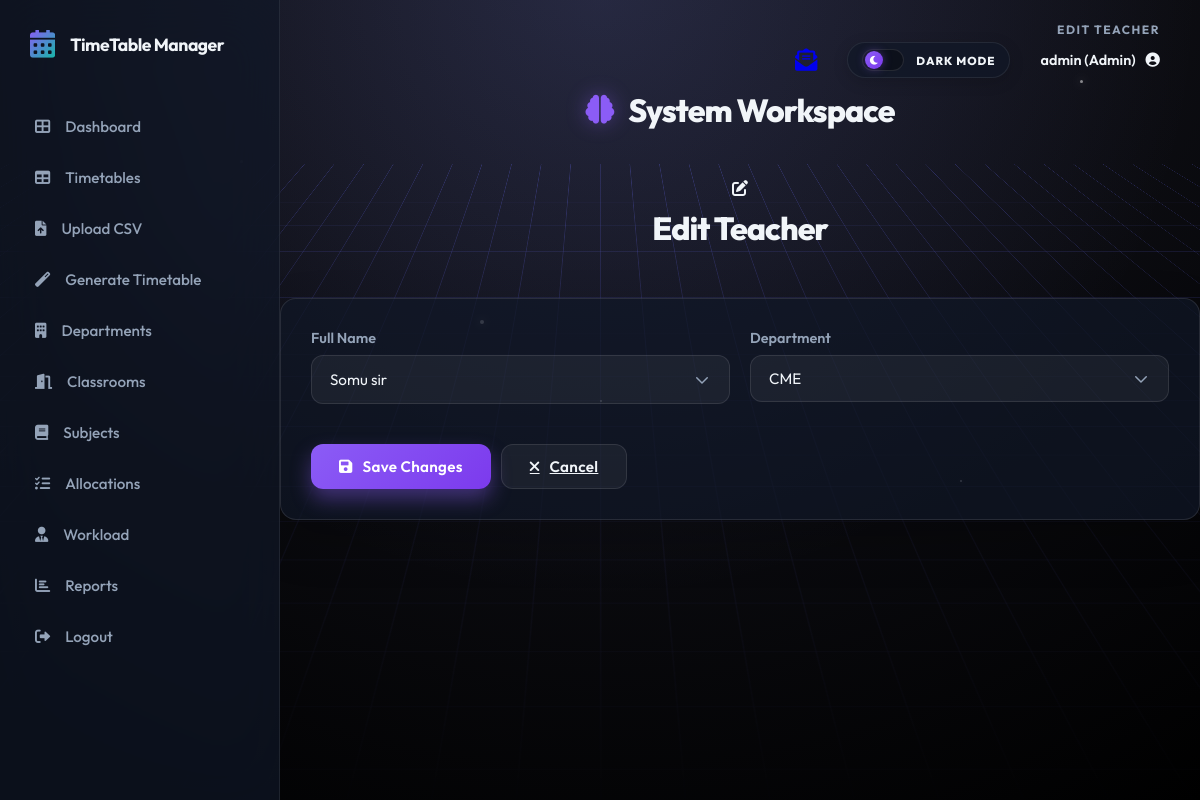
/teachers/edit/1 (signed in), run on the app's committed database.
### models.py (models this page shows)
class User(db.Model, UserMixin):
    id = db.Column(db.Integer, primary_key=True)
    username = db.Column(db.String(80), unique=True, nullable=False)
    password = db.Column(db.String(120), nullable=False)
    role = db.Column(db.String(20), nullable=False, default='student')
    dept_id = db.Column(db.Integer, db.ForeignKey('department.id'), nullable=True)
    teacher_id = db.Column(db.Integer, db.ForeignKey('teacher.id'), nullable=True)
    department = db.relationship('Department', backref='users', lazy=True)
    teacher_profile = db.relationship('Teacher', backref='user_account', uselist=False, lazy=True)

class Teacher(db.Model):
    id = db.Column(db.Integer, primary_key=True)
    name = db.Column(db.String(100), nullable=False)
    email = db.Column(db.String(120), unique=True, nullable=True)
    dept_id = db.Column(db.Integer, db.ForeignKey('department.id'), nullable=True)
    workload_limit = db.Column(db.Integer, default=20)
    allocations = db.relationship('Allocation', backref='teacher', lazy=True, cascade="all, delete-orphan")
    timetable_entries = db.relationship('TimetableEntry', backref='teacher', lazy=True, cascade="all, delete-orphan")

class Department(db.Model):
    id = db.Column(db.Integer, primary_key=True)
    name = db.Column(db.String(100), nullable=False)
    code = db.Column(db.String(10), nullable=False)
    section = db.Column(db.String(10), nullable=True, default='A')
    semester = db.Column(db.String(20), nullable=True, default='Semester 1')
    courses = db.relationship('Course', backref='department', lazy=True, cascade="all, delete-orphan")
    teachers = db.relationship('Teacher', backref='department', lazy=True, cascade="all, delete-orphan")
    timetable_entries = db.relationship('TimetableEntry', backref='department', lazy=True, cascade="all, delete-orphan")

### routes.py (the view)
@main.route('/teachers/edit/<int:id>', methods=['GET', 'POST'])
@login_required
@admin_required
def edit_teacher(id):
    teacher = Teacher.query.get_or_404(id)
    if request.method == 'POST':
        teacher.name = request.form.get('name')
        teacher.dept_id = request.form.get('dept_id')
        db.session.commit()
        flash('Teacher updated!', 'success')
        return redirect(url_for('main.teachers'))
    depts = Department.query.all()
    return render_template('resources/edit_teacher.html', teacher=teacher, departments=depts)

### app.py (called while the page is built)
@login_manager.user_loader
def load_user(user_id):
    return User.query.get(int(user_id))

@app.context_processor
def inject_unread_count():
    from flask_login import current_user
    from models import Message
    if current_user.is_authenticated:
        count = Message.query.filter_by(recipient_id=current_user.id, is_read=False).count()
        return dict(unread_count=count)
    return dict(unread_count=0)

### routes.py (called while the page is built)
def admin_required(f):
    from functools import wraps
    @wraps(f)
    def decorated_function(*args, **kwargs):
        if not current_user.is_authenticated or current_user.role != 'admin':
            flash('Access denied. Admin only.', 'danger')
            return redirect(url_for('main.dashboard'))
        return f(*args, **kwargs)
    return decorated_function

### templates/resources/edit_teacher.html (shortened to what this page needs)
{% extends 'base.html' %}
{% block content %}
<div class="page-title-section">
    <div class="page-title">
        <i class="fas fa-edit"></i>
        <h1>Edit Teacher</h1>
    </div>
</div>
<div class="card">
    <form method="POST">
        <div style="display: grid; grid-template-columns: repeat(auto-fit, minmax(250px, 1fr)); gap: 20px;">
            <div class="form-group">
                <label class="form-label">Full Name</label>
                <input type="text" name="name" class="form-control" required value="{{ teacher.name }}">
            </div>
            <div class="form-group">
                <label class="form-label">Department</label>
                <select name="dept_id" class="form-control" required>
                    {% for dept in departments %}
                    <option value="{{ dept.id }}" {% if dept.id==teacher.dept_id %}selected{% endif %}>{{ dept.name }}
                    </option>
                    {% endfor %}
                </select>
            </div>
        </div>
        <div style="display: flex; gap: 10px; margin-top: 20px;">
            <button type="submit" class="btn btn-primary">
                <i class="fas fa-save"></i> Save Changes
            </button>
            <a href="{{ url_for('main.teachers') }}" class="btn btn-light">
                <i class="fas fa-times"></i> Cancel
            </a>
        </div>
    </form>
</div>
{% endblock %}

### templates/base.html (shortened to what this page needs)
<!DOCTYPE html>
<html lang="en">
<head>
    <link rel="stylesheet" href="{{ url_for('static', filename='css/style.css') }}">
    <link rel="stylesheet" href="https://cdnjs.cloudflare.com/ajax/libs/font-awesome/6.0.0/css/all.min.css">
</head>
<body>
    <div class="cyber-grid-container">
        <div class="cyber-grid"></div>
        <div class="floating-particles">
            <i></i><i></i><i></i><i></i><i></i>
        </div>
    </div>
    {% set is_auth = request.endpoint in ['main.login', 'main.register', 'main.register_student',
    'main.register_teacher'] %}
    <div class="{{ 'app-wrapper' if not is_auth else '' }}">
        {% if not is_auth %}
        <aside class="sidebar" id="appSidebar">
            <div class="sidebar-header">
                <i class="fas fa-calendar-alt"></i>
                <h2>TimeTable Manager</h2>
            </div>
            <ul class="sidebar-nav">
                <li class="nav-item {% if request.endpoint == 'main.dashboard' %}active{% endif %}">
                    <a href="{{ url_for('main.dashboard') }}" class="nav-link">
                        <i class="fas fa-th-large"></i> Dashboard
                    </a>
                </li>
                <li class="nav-item {% if request.endpoint == 'main.timetable' %}active{% endif %}">
                    <a href="{{ url_for('main.timetable') }}" class="nav-link">
                        <i class="fas fa-table"></i> Timetables
                    </a>
                </li>
                {% if current_user.is_authenticated and current_user.role == 'admin' %}
                <li class="nav-item {% if request.endpoint == 'main.upload_csv' %}active{% endif %}">
                    <a href="{{ url_for('main.upload_csv') }}" class="nav-link">
                        <i class="fas fa-file-upload"></i> Upload CSV
                    </a>
                </li>
                <li class="nav-item">
                    <a href="#" class="nav-link"
                        onclick="event.preventDefault(); document.getElementById('gen-form').submit();">
                        <i class="fas fa-magic"></i> Generate Timetable
                    </a>
                </li>
                {% endif %}
                <li class="nav-item {% if request.endpoint == 'main.departments' %}active{% endif %}">
                    <a href="{{ url_for('main.departments') }}" class="nav-link">
                        <i class="fas fa-building"></i> Departments
                    </a>
                </li>
                <li class="nav-item {% if request.endpoint == 'main.classrooms' %}active{% endif %}">
                    <a href="{{ url_for('main.classrooms') }}" class="nav-link">
                        <i class="fas fa-door-open"></i> Classrooms
                    </a>
                </li>
                <li class="nav-item {% if request.endpoint == 'main.courses' %}active{% endif %}">
                    <a href="{{ url_for('main.courses') }}" class="nav-link">
                        <i class="fas fa-book"></i> Subjects
                    </a>
                </li>
                {% if current_user.is_authenticated and current_user.role == 'admin' %}
                <li class="nav-item {% if request.endpoint == 'main.allocations' %}active{% endif %}">
                    <a href="{{ url_for('main.allocations') }}" class="nav-link">
                        <i class="fas fa-tasks"></i> Allocations
                    </a>
                </li>
                {% endif %}
                <li class="nav-item">
                    <a href="{{ url_for('main.teachers') }}" class="nav-link">
                        <i class="fas fa-user-tie"></i> Workload
                    </a>
                </li>
                <li class="nav-item">
                    <a href="{{ url_for('main.timetable') }}" class="nav-link">
                        <i class="fas fa-chart-bar"></i> Reports
                    </a>
                </li>
                {% if current_user.is_authenticated %}
                <li class="nav-item">
                    <a href="{{ url_for('main.logout') }}" class="nav-link">
                        <i class="fas fa-sign-out-alt"></i> Logout
                    </a>
                </li>
                {% else %}
                <li class="nav-item">
                    <a href="{{ url_for('main.login') }}" class="nav-link">
                        <i class="fas fa-sign-in-alt"></i> Login
                    </a>
                </li>
                {% endif %}
            </ul>
        </aside>
        {% endif %}
        <main class="{{ 'main-area' if not is_auth else '' }}">
            {% if not is_auth %}
            <div class="top-header">
                <div class="header-meta-group">
                    <div class="breadcrumb-mini">{{ request.endpoint.split('.')[-1].replace('_', ' ') }}</div>
                    <div class="user-controls">
                        {% if current_user.is_authenticated %}
                        <a href="{{ url_for('main.mailbox') }}" class="icon-btn nav-mailbox-link" title="Mailbox"
                            style="margin-right: 15px; position: relative;">
                            <i class="fas fa-envelope-open-text nav-mailbox-icon"></i>
                        </a>
                        <div class="mode-switcher" id="themeToggle" title="Switch Interface Mode">
                            <div class="mode-track">
                                <div class="mode-thumb">
                                    <i class="fas fa-moon moon-icon"></i>
                                </div>
                            </div>
                            <span class="mode-label">Dark Mode</span>
                        </div>
                        <div class="user-dropdown">
                            <div class="user-profile" id="userProfileToggle">
                                <span>{{ current_user.username }} ({{ current_user.role|capitalize }})</span>
                                <i class="fas fa-user-circle"></i>
                            </div>
                        </div>
                        {% else %}
                        <div class="user-profile">
                            <span>Guest</span>
                            <i class="fas fa-user-circle"></i>
                        </div>
                        {% endif %}
                    </div>
                </div>
            </div>
            <div class="page-title-section">
                <div class="page-title">
                    <h1>
                        {% block icon %}<i class="fas fa-brain"></i>{% endblock %}
                        {% block title %}System Workspace{% endblock %}
                    </h1>
                </div>
            </div>
            {% endif %}
            {% block content %}{% endblock %}
    </div>
</body>
</html>

### data on the page
User: username "admin", role "Admin"
Teacher: name "Somu sir", dept_id "CME"

### other printed values
{{ request.endpoint.split('.')[-1].replace('_', ' ') }} "EDIT TEACHER"
